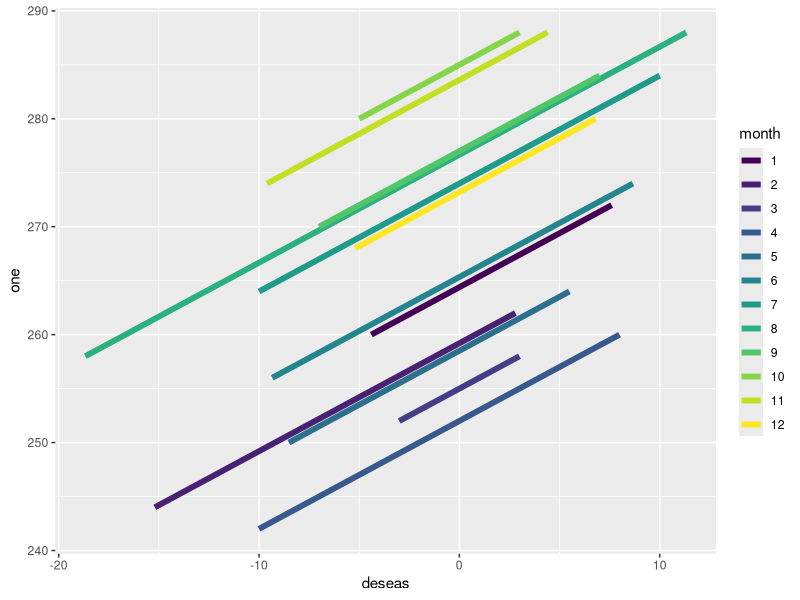

Write the R code that produced this figure. (Note: this script raises an error after producing the figure.)
library(plyr)
# http://www.biostat.jhsph.edu/~iruczins/teaching/jf/ch13.pdf
library(MASS)
library(ggplot2)

one <- ozone[1, 1, ]

month<-ordered(rep(1:12,length=72))

model <- rlm(one ~ month - 1)
model_lm<-lm(one~month-1)

deseas <- resid(model)

deseas_lm <- resid(model_lm)

ggplot()+geom_line(aes(x=deseas,y=one,group=month,color=month),size=2)

deseasf <- function(value) rlm(value ~ month - 1)
deseasf
# models : array to lists
models<-alply(ozone, 1:2, deseasf)
# list of models to array
deseas<-laply(models, resid)
str(models[1])
failed<-laply(models,function(x) !x$converged) 

seqmon<-function(x) {
  temp<-x %% 12
  if(temp!=0) temp else 12
}

osonedf<-matrix(0,ncol=5,nrow=41472,dimnames=list(seq_len(41472),c("lat","long","value","time","month")))
inc<-1
for (z in 1:72){
  for (i in 1:24){
    for (j in 1:24){
      osonedf[inc,1]<-attr(ozone,"dimnames")[["lat"]][i]
      osonedf[inc,2]<-attr(ozone,"dimnames")[["long"]][j]
      osonedf[inc,3]<-ozone[i,j,z]
      osonedf[inc,4]<-attr(ozone,"dimnames")[["time"]][z]
      osonedf[inc,5]<-seqmon(z)
      inc<-inc+1
    }
  }
}

osonedf<-as.data.frame(osonedf)
osonedf[]<-lapply(osonedf,as.character)
osonedf[]<-lapply(osonedf,as.numeric)


#split
locs<-with(osonedf,list(osonedf$long,osonedf$lat))
pieces<-split(osonedf,locs)
#create func
deseasef_df<-function(df) { rle(value~month-1,data=df)}
models<-lapply(pieces, deseasef_df)
deseas_base<-mapply(function(model,df){ cbind(df[rep(1, 72), c("lat", "long")],resid(model))},models,pieces)
tt<-do.call("rbind",deseas_base)


lapply(models,function(model) resid(model))
